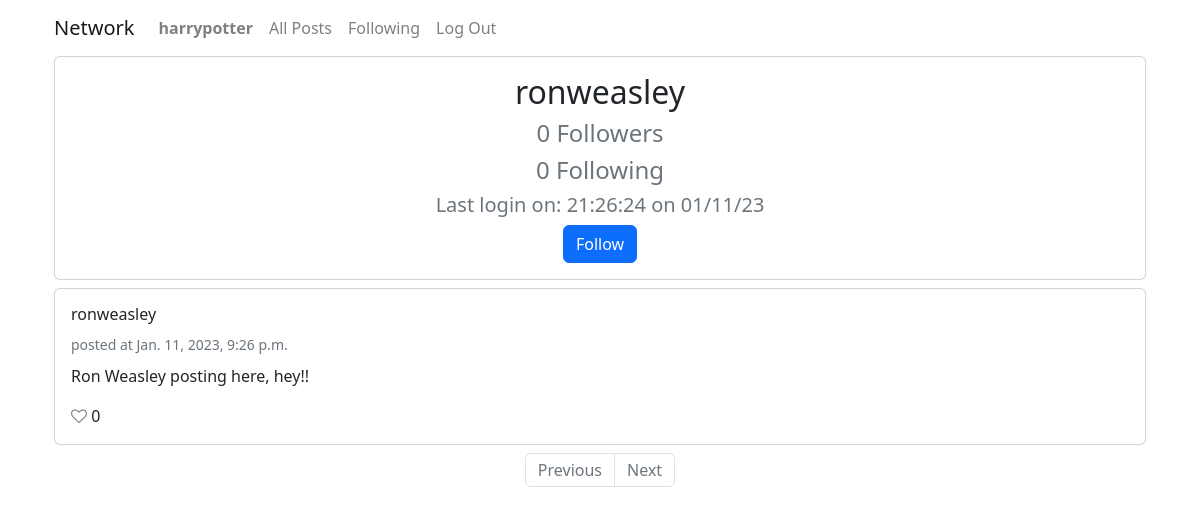
The page /profile/2 (signed in) on the database its author committed.
### network/models.py (models this page shows, shortened)
class User(AbstractUser):
    pass

class Post(models.Model):
    author = models.ForeignKey(User, on_delete=models.CASCADE, related_name="posts")
    content = models.TextField(max_length=140)
    timestamp = models.DateTimeField(auto_now_add=True)
    liked_by = models.ManyToManyField(User, related_name="likes")
    def likes(self):
        return self.liked_by.all().count()
    class Meta:
        ordering = ['-timestamp']

### network/views.py (the view)
# urls.py: path("profile/<int:user_id>", views.userprofile, name="profile"),
@login_required(login_url="login")
def userprofile(request, user_id):
    user = User.objects.get(pk=user_id)
    posts = Post.objects.filter(author=user_id)
    pagination = Paginator(posts, 10)
    pg_num = request.GET.get('page', 1)
    pg_obj = pagination.get_page(pg_num)
    if pg_obj.has_previous():
        pg_url = f'?page={pg_obj.previous_page_number()}'
    elif pg_obj.has_next():
        pg_url = f'?page={pg_obj.next_page_number()}'
    else:
        pg_url = ''
    if not request.user.is_authenticated:
        is_followed = False
    elif user.rel_to_user.filter(rel_fromuser=user, status='yes'):
        is_followed = True
    else:
        is_followed = False
    return render(request, "network/profile.html", {
        "username": user,
        "posts": pg_obj,
        "pg_obj": pg_obj,
        "pg_url": pg_url,
        'following' : user.rel_from_user.count(),
        'followed_by' : user.rel_to_user.count(),
        "is_following": is_followed or None,
        "lastlogin": f'{user.last_login.strftime("%X")} on {user.last_login.strftime("%x")}'
    })

### network/templates/network/profile.html (shortened to what this page needs)
{% extends "network/layout.html" %}
{% load static %}
{% block body %}
<div class="container">
    <div class="row">
        <div class="col-12">
            <div class="row">
                <div class="col">
                    <div class="card">
                        <div class="card-body">
                            <div class="row">
                                <div class="col text-center">
                                    <h2 id="userprofile">{{ username }}</h2>
                                    <h4 class="text-muted" id="fwlrcount">{{ followed_by }} Followers</h4>
                                    <h4 class="text-muted" id="flwingcount">{{ following }} Following</h4>
                                    <h5 class="text-muted">Last login on: {{ lastlogin }}</h5>
                                    {% if user.is_authenticated %}
                                        <button id="folunfolbutton_{{ username.id }}" data-id="{{ username.id }}" type="button" class="btn btn-primary">Follow</button>
                                    {% endif %}
                                </div>
                            </div>
                        </div>
                    </div>
                </div>
            </div>
            <div class="row">
                <div class="col">
                    {% for post in posts %}
                        <div class="card mt-2">
                            <div class="card-body">
                                <div class="row">
                                    <div class="col">
                                        <h6 class="card-title">{{ post.author }}</h6>
                                        <small class="align-self-center text-muted text-right">posted at {{ post.timestamp }}</small>
                                        <p class="card-text mt-2">{{ post.content }}</p>
                                        <div id="post_likes_{{ post.id }}">
                                            {% if user.is_authenticated %}
                                            <i id="hearticon_{{ post.id }}" data-id="{{ post.id }}" class="fa fa-heart-o {% if user in post.liked_by.all %}fa fa-heart{% else %}fa fa-heart-o{% endif %}"></i>
                                            {% else %}
                                            <i class="fa fa-heart-o {% if post.likes != 0 %}fa fa-heart{% else %}fa fa-heart-o{% endif %}"></i>
                                            {% endif %}
                                            <span id="post_likecount_{{ post.id }}">{{ post.likes }}</span>
                                        </div>
                                    </div>
                                </div>
                            </div>
                        </div>
                    {% empty %}
                        No posts.
                    {% endfor %}
                    <div class="row mt-2 align-self-center">
                        <div class="col text-center">
                            {% if pg_obj.object_list %}
                            <nav aria-label="...">
                                <ul class="pagination justify-content-center">
                                    <li class="page-item {% if not pg_obj.has_previous %} disabled {% endif %}">
                                        <a class="page-link" href="{{ pg_url }}">Previous</a>
                                    </li>
                                    <li class="page-item {% if not pg_obj.has_next %} disabled {% endif %}">
                                        <a class="page-link" href="{{ pg_url }}">Next</a>
                                    </li>
                                </ul>
                            </nav>
                            {% endif %}
                        </div>
                    </div>
                </div>
            </div>
        </div>
    </div>
</div>
{% endblock %}

### network/templates/network/layout.html (shortened to what this page needs)
{% load static %}
<!DOCTYPE html>
<html lang="en">
<head>
    <link rel="stylesheet" href="https://stackpath.bootstrapcdn.com/bootstrap/4.4.1/css/bootstrap.min.css">
    <link href="https://maxcdn.bootstrapcdn.com/font-awesome/4.7.0/css/font-awesome.min.css" rel="stylesheet"/>
    <link href="{% static 'network/styles.css' %}" rel="stylesheet">
    <link href="{% static 'network/bootstrap.min.css' %}" rel="stylesheet">
</head>
<body>
    <div class="container">
        <div class="row">
            <div class="col-12">
                <div class="row">
                    <div class="col">
                        <nav class="navbar navbar-light navbar-expand-md">
                            <div class="container-fluid"><a class="navbar-brand" href="#">Network</a>
                                <div class="collapse navbar-collapse" id="navcol-1">
                                    <ul class="navbar-nav mr-auto">
                                        {% if user.is_authenticated %}
                                            <li class="nav-item">
                                                <a class="nav-link" href="{% url 'profile' user.id %}"><strong>{{ user.username }}</strong></a>
                                            </li>
                                        {% endif %}
                                        <li class="nav-item">
                                            <a class="nav-link" href="{% url 'index' %}">All Posts</a>
                                        </li>
                                        {% if user.is_authenticated %}
                                            <li class="nav-item">
                                                <a class="nav-link" href="{% url 'following' user.id %}">Following</a>
                                            </li>
                                            <li class="nav-item">
                                                <a class="nav-link" href="{% url 'logout' %}">Log Out</a>
                                            </li>
                                        {% endif %}
                                    </ul>
                                </div>
                            </div>
                        </nav>
                    </div>
                </div>
                <div class="row">
                    <div class="col">
                        {% block body %}
                        {% endblock %}
                    </div>
                </div>
            </div>
        </div>
    </div>
</body>
</html>

### network/static/network/styles.css (style rules this page uses)
.fa-heart-o { color: rgb(129, 129, 129); cursor: pointer; }

### rows shown on the page
User: username "harrypotter"
User: username "ronweasley"
Post: author "ronweasley", timestamp "Jan. 11, 2023, 9:26 p.m.", content "Ron Weasley posting here, hey!!", likes "0"

### other values the page prints
{{ followed_by }} "0"
{{ following }} "0"
{{ lastlogin }} "21:26:24 on 01/11/23"
